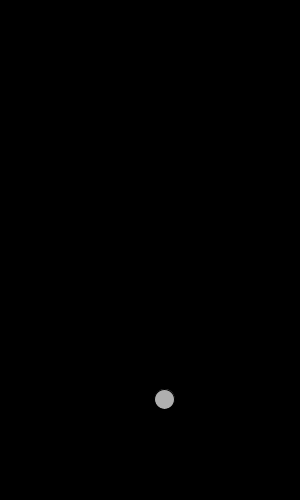
Frame 1 (no input)
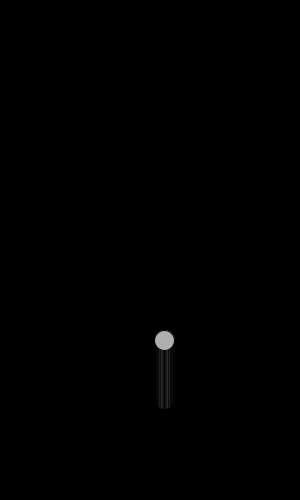
Frame 60 (the mouse pressed at the canvas centre just before this capture)
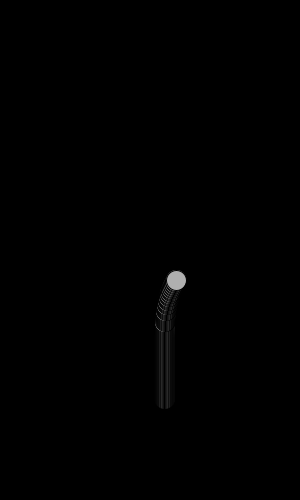
Frame 120 (the mouse held since frame 60 and released just before this capture)

The Processing sketch that drew these frames (run headless with seeded random() and noise(); from frame 60 on, the mouse is pressed at the canvas centre):

// Processing sketch: HeliumBaloon
// ── HeliumBaloon.pde
class Baloon {
 PVector position; 
 PVector velocity;
 PVector acceleration;
 
 Baloon() {
  position = new PVector(random(100,200), height-100);
  velocity = new PVector(0,-1);
  acceleration= new PVector(0,0);
 }
 
 void update() {
  velocity.add(acceleration);
  position.add(velocity);
 }
 
 void display() {
  stroke(0);
  fill(175);
  ellipse(position.x,position.y,20,20);
 }
 
 void applyForce(PVector force){
  acceleration.add(force); 
 }
 
 

}

Baloon mover;

void setup(){
  mover = new Baloon();
  size(300,500);
  background(0);
}

void draw() {
 clear();
 mover.update();
 mover.display();
 PVector buoy = new PVector(0,-.05);
 
 if(mover.position.y == 0){
  mover.velocity.y = mover.velocity.y * -2; 
  mover.applyForce(buoy);
 }
 
 if(mousePressed) {
  
  PVector wind = new PVector(noise(-1,1)*.001,0); 
  mover.applyForce(wind);
 }
 
 
}
